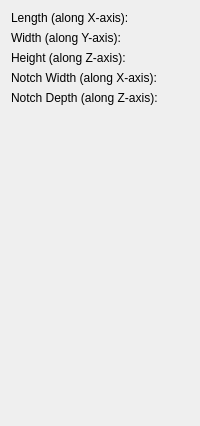
        <widget class="QWidget" name="page_3">
         <layout class="QVBoxLayout" name="verticalLayout">
          <item>
           <layout class="QGridLayout" name="_2">
            <property name="leftMargin">
             <number>0</number>
            </property>
            <property name="topMargin">
             <number>0</number>
            </property>
            <property name="rightMargin">
             <number>0</number>
            </property>
            <property name="bottomMargin">
             <number>0</number>
            </property>
            <property name="spacing">
             <number>6</number>
            </property>
            <item row="1" column="2">
             <widget class="Gui::QuantitySpinBox" name="notchBoxWidth" native="true">
              <property name="keyboardTracking" stdset="0">
               <bool>false</bool>
              </property>
              <property name="unit" stdset="0">
               <string notr="true">mm</string>
              </property>
              <property name="value" stdset="0">
               <double>10.000000000000000</double>
              </property>
             </widget>
            </item>
            <item row="0" column="0">
             <widget class="QLabel" name="textLabel2_2">
              <property name="text">
               <string>Length (along X-axis):</string>
              </property>
             </widget>
            </item>
            <item row="1" column="0">
             <widget class="QLabel" name="textLabel3_2">
              <property name="text">
               <string>Width (along Y-axis):</string>
              </property>
             </widget>
            </item>
            <item row="0" column="2">
             <widget class="Gui::QuantitySpinBox" name="notchBoxLength" native="true">
              <property name="keyboardTracking" stdset="0">
               <bool>false</bool>
              </property>
              <property name="unit" stdset="0">
               <string notr="true">mm</string>
              </property>
              <property name="value" stdset="0">
               <double>10.000000000000000</double>
              </property>
             </widget>
            </item>
            <item row="2" column="2">
             <widget class="Gui::QuantitySpinBox" name="notchBoxHeight" native="true">
              <property name="keyboardTracking" stdset="0">
               <bool>false</bool>
              </property>
              <property name="unit" stdset="0">
               <string notr="true">mm</string>
              </property>
              <property name="value" stdset="0">
               <double>10.000000000000000</double>
              </property>
             </widget>
            </item>
            <item row="2" column="0">
             <widget class="QLabel" name="textLabel4_2">
              <property name="text">
               <string>Height (along Z-axis):</string>
              </property>
             </widget>
            </item>
           </layout>
          </item>
          <item>
           <layout class="QGridLayout" name="_3">
            <property name="leftMargin">
             <number>0</number>
            </property>
            <property name="topMargin">
             <number>0</number>
            </property>
            <property name="rightMargin">
             <number>0</number>
            </property>
            <property name="bottomMargin">
             <number>0</number>
            </property>
            <property name="spacing">
             <number>6</number>
            </property>
            <item row="0" column="0">
             <widget class="QLabel" name="textLabel2_3">
              <property name="text">
               <string>Notch Width (along X-axis):</string>
              </property>
             </widget>
            </item>
            <item row="0" column="2">
             <widget class="Gui::QuantitySpinBox" name="notchWidth" native="true">
              <property name="keyboardTracking" stdset="0">
               <bool>false</bool>
              </property>
              <property name="unit" stdset="0">
               <string notr="true">mm</string>
              </property>
              <property name="value" stdset="0">
               <double>10.000000000000000</double>
              </property>
             </widget>
            </item>
            <item row="1" column="0">
             <widget class="QLabel" name="textLabel3_3">
              <property name="text">
               <string>Notch Depth (along Z-axis):</string>
              </property>
             </widget>
            </item>
            <item row="1" column="2">
             <widget class="Gui::QuantitySpinBox" name="notchDepth" native="true">
              <property name="keyboardTracking" stdset="0">
               <bool>false</bool>
              </property>
              <property name="unit" stdset="0">
               <string notr="true">mm</string>
              </property>
              <property name="value" stdset="0">
               <double>10.000000000000000</double>
              </property>
             </widget>
            </item>
           </layout>
          </item>
          <item>
           <spacer name="spacer">
            <property name="orientation">
             <enum>Qt::Vertical</enum>
            </property>
            <property name="sizeType">
             <enum>QSizePolicy::Expanding</enum>
            </property>
            <property name="sizeHint" stdset="0">
             <size>
              <width>21</width>
              <height>310</height>
             </size>
            </property>
           </spacer>
          </item>
         </layout>
        </widget>
